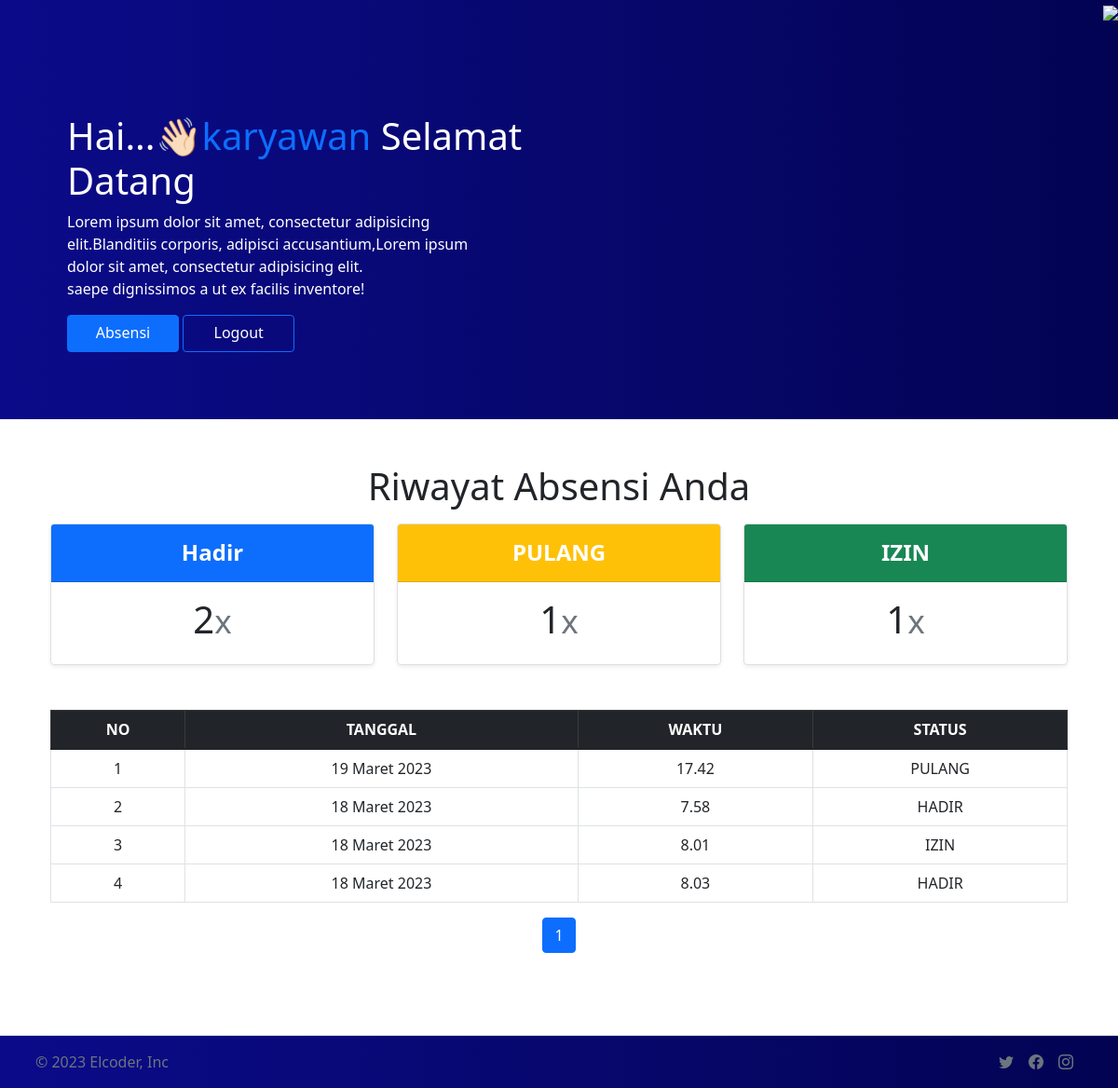
Before: /akun (signed in) with the older database file.
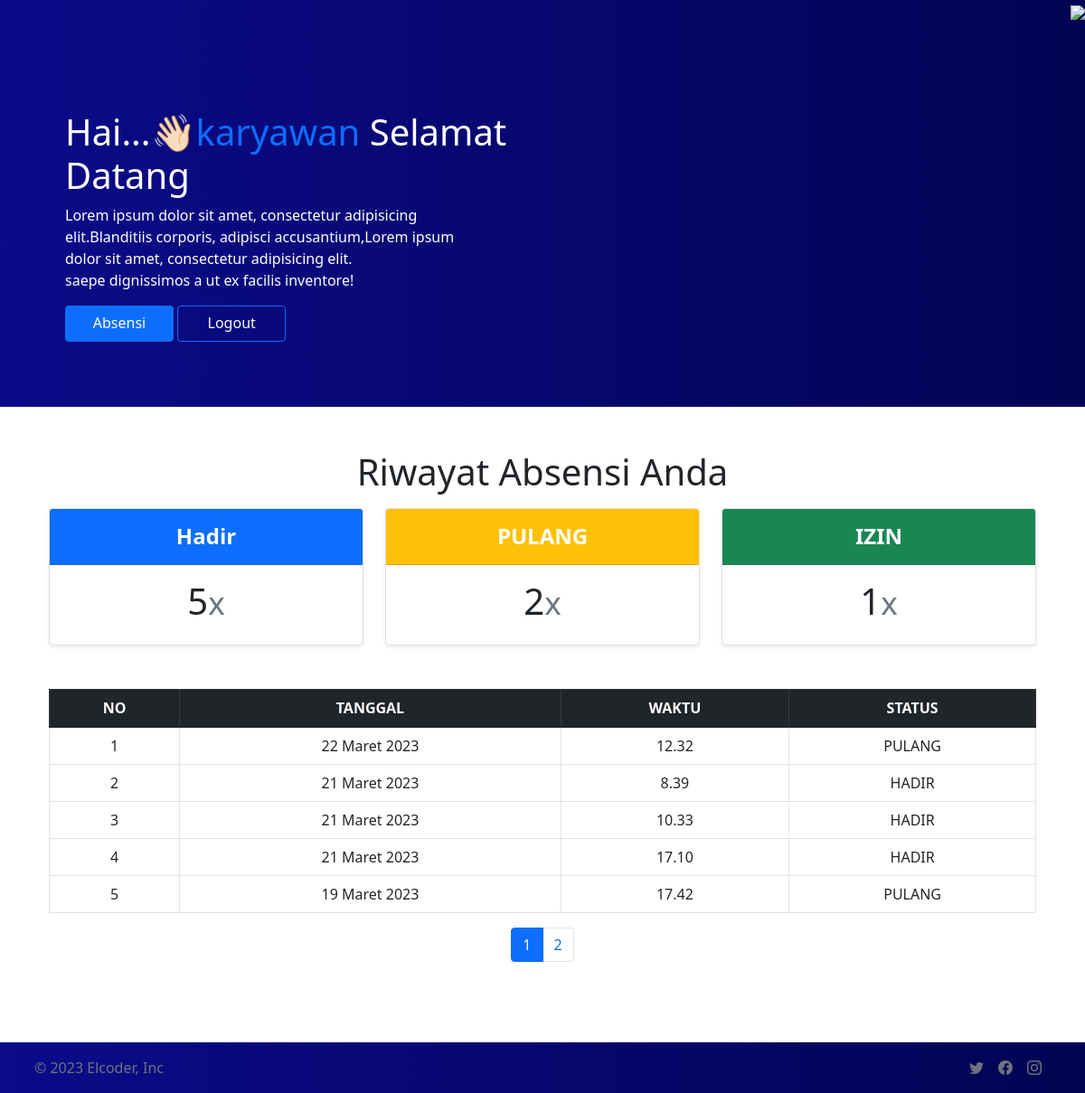
After: the same page with the newer database file.
### absenapp/models.py (models this page shows, shortened)
class absenModel(models.Model):
    pegawai     =models.ForeignKey(profil, on_delete=models.DO_NOTHING)
    tgl         =models.DateField(auto_now_add=True)
    waktu       =models.TimeField(auto_now_add=True)
    absen=(
        ('HADIR','HADIR'),
        ('IZIN','IZIN'),
        ('PULANG','PULANG'),
    )
    status      =models.CharField(choices=absen, max_length=50, default='HADIR')
    ket         =models.TextField(null=True, blank=True)

### absen/views.py (the view)
# urls.py: path('akun',views.akun, name='akun'),
def akun(request):
    if request.user.is_active:
        profile=profil.objects.get(nama=request.user)
        datas= absenModel.objects.filter(pegawai=profile)
        jh=0
        ji=0
        jp=0
        for jlh in datas:
            if jlh.status == 'HADIR': #jika status absennya hadir maka variabel inisialisasi kita jumlahkan
                jh += 1
            elif jlh.status == 'IZIN':
                ji += 1
            elif jlh.status == 'PULANG':
                jp += 1
            else:
                pass
        data = datas.order_by('-tgl')
        hal = Paginator(data,5)
        hal_list = request.GET.get('page')
        datas = hal.get_page(hal_list)
    else:
        return redirect('absen:login')
    context = {
        'datas':datas,
        'jlh_hadir':jh,
        'jlh_izin':ji,
        'jlh_pulang':jp,
    }
    return render(request,'akun.html',context)

### templates/akun.html (shortened to what this page needs)
{%load static%}
<!doctype html>
<html lang="en">
  <head>
    <link href="{%static 'css/bootstrap.css'%}" rel="stylesheet">
    <link rel="stylesheet" href="https://cdn.jsdelivr.net/npm/bootstrap-icons@1.10.3/font/bootstrap-icons.css">
  </head>
  <body>
    <div class="row" style="background-image: linear-gradient(to right,  rgb(11, 11, 138),rgb(3, 3, 83));">
      <div class="col-6">
        <div class="container text-white pt-4" style="height: 450px;">
          <div class="head ps-5 pt-5" style="margin: 50px auto;" >
            <h1 class=""> Hai...👋🏻<a class="text-primary" href="/" style="text-decoration: none;">{{user}}</a> Selamat Datang</h1>
            <p class="pe-5">Lorem ipsum dolor sit amet, consectetur adipisicing elit.Blanditiis corporis, adipisci
              accusantium,Lorem ipsum dolor sit amet, consectetur adipisicing elit. <br>
              saepe dignissimos a ut ex facilis inventore!</p>
            <a href="{%url 'absen:absen'%} " class="btn btn-primary" style="height: 40px; width: 120px;"> Absensi </a>
            <a href="{% url 'absen:logout'%}" class="btn btn-outline-primary text-white"  style="height: 40px; width: 120px;"> Logout </a>
          </div>
        </div>
      </div>
      <div class="col-6 d-flex justify-content-end">
        <div class="">
          <img src="{%static 'img/header.png'%}" width="380px" class="">
        </div>
      </div>
    </div>
    <div class="container py-5 text-center container">
      <h1 class="fw-light">Riwayat Absensi Anda</h1>
      <div class="container mt-3">
        <div class="row row-cols-1 row-cols-md-3 mb-3 text-center">
          <div class="col">
            <div class="card mb-4 rounded-3 shadow-sm">
              <div class="card-header py-3  bg-primary">
                <h4 class="my-0 fw-bold text-white">Hadir</h4>
              </div>
              <div class="card-body">
                <h1 class="card-title pricing-card-title">{{jlh_hadir}}<small class="text-muted fw-light">x</small></h1>
              </div>
            </div>
          </div>
          <div class="col">
            <div class="card mb-4 rounded-3 shadow-sm">
              <div class="card-header py-3  bg-warning">
                <h4 class="my-0 fw-bold text-white">PULANG</h4>
              </div>
              <div class="card-body">
                <h1 class="card-title pricing-card-title">{{jlh_pulang}}<small class="text-muted fw-light">x</small></h1>
              </div>
            </div>
          </div>
          <div class="col">
            <div class="card mb-4 rounded-3 shadow-sm">
              <div class="card-header py-3  bg-success">
                <h4 class="my-0 fw-bold text-white">IZIN</h4>
              </div>
              <div class="card-body">
                <h1 class="card-title pricing-card-title">{{jlh_izin}}<small class="text-muted fw-light">x</small></h1>
              </div>
            </div>
          </div>
        </div>
      </div>
      <div class="container mt-4">
        <table class="table table-bordered align-middle able-responsive">
          <thead class="table-dark">
            <tr>
              <th>NO</th>
              <th>TANGGAL</th>
              <th>WAKTU</th>
              <th>STATUS</th>
            </tr>
          </thead>
          <tbody>
            {%for data in datas.object_list%}
            <tr>
              <td>{{forloop.counter}}</td>
              <td>{{data.tgl}}</td>
              <td>{{data.waktu}}</td>
              <td>{{data.status}}</td>
            </tr>
            {%endfor%}
          </tbody>
        </table>
        <nav aria-label="Page navigation example">
          <ul class="pagination justify-content-center">
            {%for data in datas.paginator.page_range%}
              {%if datas.number == data %}
              <li class="page-item active">
                <a class="page-link" href="{%url 'akun'%}?page={{data}}">{{data}}</a>
              </li>
              {%else%}
              <li class="page-item">
                <a class="page-link" href="{%url 'akun'%}?page={{data}}">{{data}}</a>
              </li>
              {%endif%}
            {%endfor%}
          </ul>
        </nav>
      </div>
    </div>
    <footer class="d-flex flex-wrap justify-content-between align-items-center py-3 mt-4 border-top text-white" style="background-image: linear-gradient(to right,  rgb(11, 11, 138),rgb(3, 3, 83));">
      <div class="col-md-4 d-flex align-items-center">
        <a href="/" class="mb-3 me-2 mb-md-0 text-muted text-decoration-none lh-1">
          <svg class="bi" width="30" height="24"><use xlink:href="#bootstrap"></use></svg>
        </a>
        <span class="text-muted">© 2023 Elcoder, Inc</span>
      </div>
      <ul class="nav col-md-4 justify-content-end list-unstyled d-flex me-5 ">
        <li class="ms-3"><a class="text-muted" href="#"><i width="24" height="24" class="bi bi-twitter"></i></a></li>
        <li class="ms-3"><a class="text-muted" href="#"><i width="24" height="24" class="bi bi-facebook"></i></a></li>
        <li class="ms-3"><a class="text-muted" href="#"><i width="24" height="24" class="bi bi-instagram"></i></a></li>
      </ul>
    </footer>
  </body>
</html>

Changed rows visible on the page:
no longer on this page (row unchanged): absenModel: tgl "18 Maret 2023", waktu "7.58", status "HADIR"
no longer on this page (row unchanged): absenModel: tgl "18 Maret 2023", waktu "8.01", status "IZIN"
no longer on this page (row unchanged): absenModel: tgl "18 Maret 2023", waktu "8.03", status "HADIR"
added absenModel: tgl "22 Maret 2023", waktu "12.32", status "PULANG"
added absenModel: tgl "21 Maret 2023", waktu "8.39", status "HADIR"
added absenModel: tgl "21 Maret 2023", waktu "10.33", status "HADIR"
added absenModel: tgl "21 Maret 2023", waktu "17.10", status "HADIR"
Other visible differences:
{{ jlh_hadir }}: "2" → "5"
{{ jlh_pulang }}: "1" → "2"
new list line: "2"
